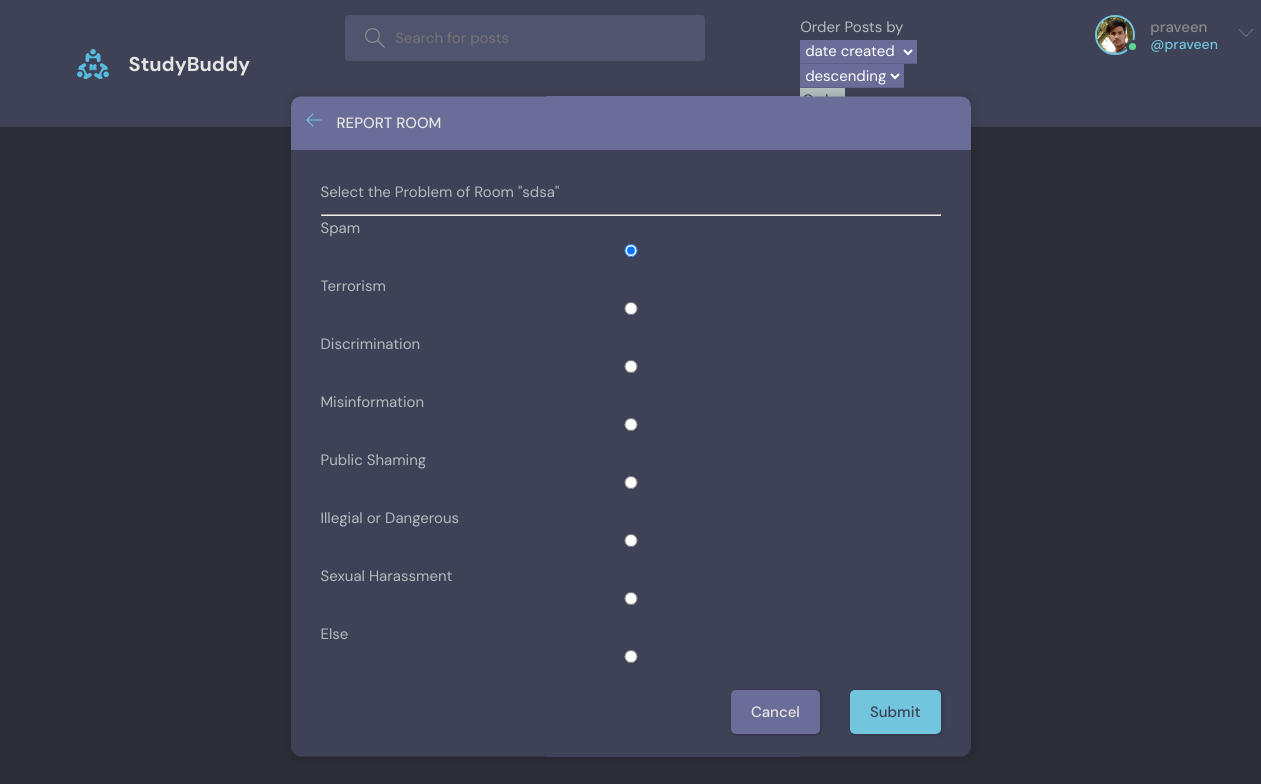
Page /report-room/26 (signed in) on the committed database.
### base/models.py (models this page shows, shortened)
class User(AbstractUser):
    name = models.CharField(max_length=200, null=True)
    real_first_name = models.CharField(max_length=200, null=True)
    real_last_name = models.CharField(max_length=200, null=True)
    email = models.EmailField(unique=True, null=True)
    GENDER_MALE = 0
    GENDER_FEMALE = 1
    GENDER_CHOICES = [(GENDER_MALE, 'Male'), (GENDER_FEMALE, 'Female')]
    gender = models.IntegerField(choices=GENDER_CHOICES, null=True)
    bio = models.TextField(max_length=300, null=True)
    avatar = models.ImageField(null=True, default="avatar.svg")
    CL_Subject = 0
    EL_Subject = 1
    FR_Subject = 2
    IPLA_Subject = 3
    MA_Subject = 4
    PH_Subject = 5
    CM_Subject = 6
    OS_Subject = 7
    JS_Subject = 8
    CI_Subject = 9
    ME_Subject = 10
    CH_Subject = 11
    EI_Subject = 12
    BA_Subject = 13
    MIS_Subject = 14
    FM_Subject = 15
    EC_Subject = 16
    EE_Subject = 17
    CE_Subject = 18
    CO_Subject = 19
    IPEECS_Subject = 20
    AP_Subject = 21
    GP_Subject = 22
    SS_Subject = 23
    GA_Subject = 24
    HK_Subject = 25
    LS_Subject = 26
    BM_Subject = 27
    SUBJECT_CHOICES = [(CL_Subject, '中國文學系'), (EL_Subject, '英美語文學系'),
                       (FR_Subject, '法國語文學系'), (IPLA_Subject, '文學院學士班'),
                       (CM_Subject, '化學系'), (OS_Subject, '光電科學與工程學系'),
                       (JS_Subject, '理學院學士班'), (CI_Subject, '土木工程學系'),
                       (ME_Subject, '機械工程學系'), (CH_Subject, '化學工程與材料工程學系'),
                       (EI_Subject, '工學院學士班'), (BA_Subject, '企業管理學系'),
                       (MIS_Subject, '資訊管理學系'), (FM_Subject, '財務金融學系'),
                       (EC_Subject, '經濟學系'), (EE_Subject, '電機工程學系'),
                       (CE_Subject, '資訊工程學系'), (CO_Subject, '通訊工程學系'),
                       (IPEECS_Subject, '資訊電機學院學士班'), (AP_Subject, '大氣科學學系'),
                       (GP_Subject, '地球科學學系'), (SS_Subject, '太空工程與科學學系'),
                       (GA_Subject, '地科院學士班'), (HK_Subject, '客家語文暨社會科學學系'),
                       (LS_Subject, '生命科學系'), (BM_Subject, '生醫工程與科學學系')]
    Subject = models.IntegerField(choices=SUBJECT_CHOICES, null=True)
    USERNAME_FIELD = 'email'
    REQUIRED_FIELDS = ['username']

class Room(models.Model):
    host = models.ForeignKey(User, on_delete=models.SET_NULL, null=True)
    topic = models.ForeignKey(Topic, on_delete=models.SET_NULL, null=True)
    name = models.CharField(max_length=200)
    description = models.TextField(null=True, blank=True)
    participants = models.ManyToManyField(
        User, related_name='participants', blank=True)
    updated = models.DateTimeField(auto_now=True)
    created = models.DateTimeField(auto_now_add=True)
    likes = models.ManyToManyField(User, related_name='post_like', blank=True)
    message_count = models.IntegerField(default=0, null=True, blank=True)
    like_count = models.IntegerField(default=0, null=True, blank=True)
    class Meta:
        pass

### base/views.py (the view, shortened to what this page needs)
# urls.py: path('report-room/<str:pk>', views.reportRoom, name = 'report-room'),
@login_required(login_url='login')
def reportRoom(request, pk):
    form = ReportForm()
    room = Room.objects.get(id=pk)
    context = {'form': form, 'room': room}
    return render(request, 'base/report.html', context)

### base/forms.py
class ReportForm(forms.ModelForm):
    class Meta:
        model = Report
        fields = ['name']
        CHOICES = [
            ('Spam', 'Spam'),
            ('Terrorism', 'Terrorism'),
            ('Discrimination', 'Discrimination'),
            ('Misinformation', 'Misinformation'),
            ('Public Shaming', 'Public Shaming'),
            ('Illegal or Dangerous', 'Illegial or Dangerous'),
            ('Sexual Harrassment', 'Sexual Harassment'),
            ('Else', 'Else'),
        ]
        widgets = {'name': forms.RadioSelect}

### base/templates/base/report.html (shortened to what this page needs)
{% extends 'main.html' %}
{% block content %}
  <main class="create-room layout">
    <div class="container">
      <div class="layout__box">
        <div class="layout__boxHeader">
          <div class="layout__boxTitle">
            <a href="{% url 'home' %}">
              <svg version="1.1" xmlns="http://www.w3.org/2000/svg" width="32" height="32" viewBox="0 0 32 32">
                <title>arrow-left</title>
                <path
                  d="M13.723 2.286l-13.723 13.714 13.719 13.714 1.616-1.611-10.96-10.96h27.625v-2.286h-27.625l10.965-10.965-1.616-1.607z">
                </path>
              </svg>
            </a>
            <h3>Report Room</h3>
          </div>
        </div>
        <div class="layout__body">
          <form class="form" action="" method="POST">
            <div class="form__group">
              <label for="room_topic">Select the Problem of Room "{{room.name}}"</label>
              <hr>
              <div>
                {% for choice in form.name %}
                <div>
                  <label for = {{ choice.choice_label }}>
                    {{choice.choice_label}}{{ choice.tag }}
                  </label>
                </div>
                {% endfor %}
              </div>
            </div>
            <div class="form__action">
              <a class="btn btn--dark" href="{% url 'home' %}">Cancel</a>
              <button class="btn btn--main" type="submit">Submit</button>
            </div>
          </form>
        </div>
      </div>
    </div>
  </main>
  {% endblock content %}

### templates/navbar.html (shortened to what this page needs)
{% load static %}
<header class="header header--loggedIn">
    <div class="container">
        <a href="{% url 'home' %}" class="header__logo">
            <img src="{% static 'images/logo.svg' %}" />
            <h1>StudyBuddy</h1>
        </a>
        <form class="header__search" method="GET" action="{% url 'home' %}">
            <label>
                <input name="q" placeholder="Search for posts" />
            </label>
        </form>
        <div class="order-container">
            <form class="" method="GET" action="{% url 'home' %}">
                <label for="order_option">
                    Order Posts by <br>
                    <div class="custom-select" style="width:200px;">
                        <select name="order_option" default='created'>
                            <option value="created">date created</option>
                    </div>
                </label>
                <div class="custom-select" style="width:200px;">
                    <select name="order_direction" default="descending">
                        <option value="descending">descending</option>
                </div>
            </form>
        </div>
        <nav class="header__menu">
            {% if request.user.is_authenticated %}
            <div class="header__user">
                <a href="{% url 'update-user' %}">
                    <div class="avatar avatar--medium active">
                        <img src="{{request.user.avatar.url}}" />
                    </div>
                    <p>{{request.user.username}} <span>@{{request.user.username}}</span></p>
                </a>
                <button class="dropdown-button">
                    <svg version="1.1" xmlns="http://www.w3.org/2000/svg" width="32" height="32" viewBox="0 0 32 32">
                        <title>chevron-down</title>
                        <path d="M16 21l-13-13h-3l16 16 16-16h-3l-13 13z"></path>
                    </svg>
                </button>
            </div>
            {% else %}
            <a href="{% url 'login' %}">
                <img src="{% static 'images/avatar.svg' %}" />
                <p>Login</p>
            </a>
            {% endif %}
        </nav>
    </div>
</header>

### rows in the picture
User: user.avatar (picture), user.username "praveen"
Room: name "sdsa"

### other values in the picture
{{ choice.choice_label }} "Spam" "Terrorism" "Discrimination" "Misinformation" "Public Shaming" "Illegial or Dangerous" "Sexual Harassment" "Else"
